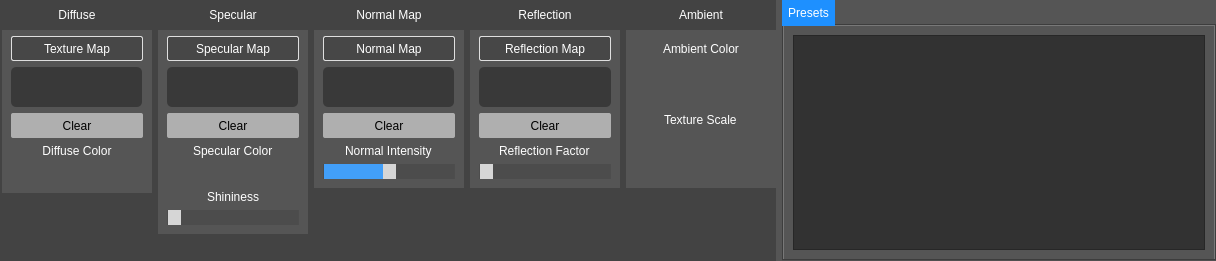
<?xml version="1.0" encoding="UTF-8"?>
<ui version="4.0">
 <class>MaterialWidget</class>
 <widget class="QWidget" name="MaterialWidget">
  <property name="geometry">
   <rect>
    <x>0</x>
    <y>0</y>
    <width>1216</width>
    <height>261</height>
   </rect>
  </property>
  <property name="sizePolicy">
   <sizepolicy hsizetype="Preferred" vsizetype="Fixed">
    <horstretch>0</horstretch>
    <verstretch>0</verstretch>
   </sizepolicy>
  </property>
  <property name="minimumSize">
   <size>
    <width>0</width>
    <height>0</height>
   </size>
  </property>
  <property name="maximumSize">
   <size>
    <width>16777215</width>
    <height>300</height>
   </size>
  </property>
  <property name="windowTitle">
   <string>Form</string>
  </property>
  <property name="styleSheet">
   <string notr="true">background-color: rgb(85, 85, 85);</string>
  </property>
  <layout class="QHBoxLayout" name="horizontalLayout">
   <property name="leftMargin">
    <number>0</number>
   </property>
   <property name="topMargin">
    <number>0</number>
   </property>
   <property name="rightMargin">
    <number>0</number>
   </property>
   <property name="bottomMargin">
    <number>0</number>
   </property>
   <item>
    <widget class="QWidget" name="containerformaterial" native="true">
     <property name="sizePolicy">
      <sizepolicy hsizetype="Fixed" vsizetype="Preferred">
       <horstretch>0</horstretch>
       <verstretch>0</verstretch>
      </sizepolicy>
     </property>
     <property name="minimumSize">
      <size>
       <width>776</width>
       <height>260</height>
      </size>
     </property>
     <property name="styleSheet">
      <string notr="true">background-color: rgb(67, 67, 67);</string>
     </property>
     <layout class="QHBoxLayout" name="horizontalLayout_2">
      <property name="leftMargin">
       <number>2</number>
      </property>
      <property name="topMargin">
       <number>0</number>
      </property>
      <property name="rightMargin">
       <number>0</number>
      </property>
      <property name="bottomMargin">
       <number>5</number>
      </property>
      <item alignment="Qt::AlignTop">
       <widget class="QWidget" name="diffuselayout" native="true">
        <property name="sizePolicy">
         <sizepolicy hsizetype="Preferred" vsizetype="Fixed">
          <horstretch>0</horstretch>
          <verstretch>0</verstretch>
         </sizepolicy>
        </property>
        <property name="minimumSize">
         <size>
          <width>150</width>
          <height>0</height>
         </size>
        </property>
        <property name="styleSheet">
         <string notr="true">
background-color: rgb(85, 85, 85);
</string>
        </property>
        <layout class="QVBoxLayout" name="verticalLayout_6">
         <property name="leftMargin">
          <number>0</number>
         </property>
         <property name="topMargin">
          <number>0</number>
         </property>
         <property name="rightMargin">
          <number>0</number>
         </property>
         <property name="bottomMargin">
          <number>0</number>
         </property>
         <item>
          <widget class="QWidget" name="widget_2" native="true">
           <property name="sizePolicy">
            <sizepolicy hsizetype="Preferred" vsizetype="Fixed">
             <horstretch>0</horstretch>
             <verstretch>0</verstretch>
            </sizepolicy>
           </property>
           <property name="minimumSize">
            <size>
             <width>0</width>
             <height>30</height>
            </size>
           </property>
           <property name="styleSheet">
            <string notr="true">background-color: rgb(67, 67, 67);</string>
           </property>
           <layout class="QGridLayout" name="gridLayout_2">
            <property name="leftMargin">
             <number>0</number>
            </property>
            <property name="topMargin">
             <number>0</number>
            </property>
            <property name="rightMargin">
             <number>0</number>
            </property>
            <property name="bottomMargin">
             <number>0</number>
            </property>
            <property name="spacing">
             <number>0</number>
            </property>
            <item row="0" column="0">
             <widget class="QLabel" name="label_2">
              <property name="styleSheet">
               <string notr="true">color: rgb(255, 255, 255);</string>
              </property>
              <property name="text">
               <string>Diffuse</string>
              </property>
              <property name="alignment">
               <set>Qt::AlignCenter</set>
              </property>
             </widget>
            </item>
           </layout>
          </widget>
         </item>
         <item>
          <layout class="QVBoxLayout" name="verticalLayout">
           <property name="leftMargin">
            <number>9</number>
           </property>
           <property name="rightMargin">
            <number>9</number>
           </property>
           <property name="bottomMargin">
            <number>9</number>
           </property>
           <item>
            <widget class="QPushButton" name="diffuseMap">
             <property name="minimumSize">
              <size>
               <width>0</width>
               <height>25</height>
              </size>
             </property>
             <property name="styleSheet">
              <string notr="true">

QPushButton
{
background-color: rgb(71, 71, 71);
border-radius:2px;
border: 1px solid  rgb(223, 223, 223);
color: rgb(255, 255, 255);
}
QPushButton:hover
{
background-color: rgb(223, 223, 223);
border: 2px solid  rgb(223, 223, 223);
color: rgb(115, 115, 115);
}
</string>
             </property>
             <property name="text">
              <string>Texture Map</string>
             </property>
            </widget>
           </item>
           <item>
            <widget class="QLabel" name="diffuseLabel">
             <property name="sizePolicy">
              <sizepolicy hsizetype="Fixed" vsizetype="Fixed">
               <horstretch>0</horstretch>
               <verstretch>0</verstretch>
              </sizepolicy>
             </property>
             <property name="minimumSize">
              <size>
               <width>131</width>
               <height>40</height>
              </size>
             </property>
             <property name="maximumSize">
              <size>
               <width>131</width>
               <height>40</height>
              </size>
             </property>
             <property name="styleSheet">
              <string notr="true">background-color: rgb(57, 57, 57);
border-radius: 5px;</string>
             </property>
             <property name="text">
              <string/>
             </property>
            </widget>
           </item>
           <item>
            <widget class="QPushButton" name="clearDiffuseMap">
             <property name="minimumSize">
              <size>
               <width>0</width>
               <height>25</height>
              </size>
             </property>
             <property name="styleSheet">
              <string notr="true">QPushButton#clearDiffuseMap
{
  background-color: rgb(175, 175, 175);
  border-style: inset;
  border-radius: 2px;
  text-decoration: none;
  color: rgb(0, 0, 0);
}
QPushButton#clearDiffuseMap:hover
{
background-color: rgb(235, 235, 235);
border-style: inset;
}
</string>
             </property>
             <property name="text">
              <string>Clear</string>
             </property>
            </widget>
           </item>
           <item>
            <widget class="QLabel" name="label_6">
             <property name="sizePolicy">
              <sizepolicy hsizetype="Preferred" vsizetype="Fixed">
               <horstretch>0</horstretch>
               <verstretch>0</verstretch>
              </sizepolicy>
             </property>
             <property name="minimumSize">
              <size>
               <width>0</width>
               <height>0</height>
              </size>
             </property>
             <property name="styleSheet">
              <string notr="true">color: rgb(255, 255, 255);</string>
             </property>
             <property name="text">
              <string>Diffuse Color</string>
             </property>
             <property name="alignment">
              <set>Qt::AlignCenter</set>
             </property>
            </widget>
           </item>
           <item>
            <widget class="ColorPickerWidget" name="diffuseColor" native="true">
             <property name="sizePolicy">
              <sizepolicy hsizetype="Preferred" vsizetype="Fixed">
               <horstretch>0</horstretch>
               <verstretch>0</verstretch>
              </sizepolicy>
             </property>
             <property name="minimumSize">
              <size>
               <width>0</width>
               <height>20</height>
              </size>
             </property>
             <property name="cursor">
              <cursorShape>PointingHandCursor</cursorShape>
             </property>
             <property name="styleSheet">
              <string notr="true"/>
             </property>
            </widget>
           </item>
          </layout>
         </item>
        </layout>
       </widget>
      </item>
      <item alignment="Qt::AlignTop">
       <widget class="QWidget" name="specularlayout" native="true">
        <property name="sizePolicy">
         <sizepolicy hsizetype="Preferred" vsizetype="Fixed">
          <horstretch>0</horstretch>
          <verstretch>0</verstretch>
         </sizepolicy>
        </property>
        <property name="minimumSize">
         <size>
          <width>150</width>
          <height>0</height>
         </size>
        </property>
        <property name="styleSheet">
         <string notr="true">background-color: rgb(85, 85, 85);</string>
        </property>
        <layout class="QVBoxLayout" name="verticalLayout_8">
         <property name="leftMargin">
          <number>0</number>
         </property>
         <property name="topMargin">
          <number>0</number>
         </property>
         <property name="rightMargin">
          <number>0</number>
         </property>
         <property name="bottomMargin">
          <number>0</number>
         </property>
         <item>
          <widget class="QWidget" name="widget_4" native="true">
           <property name="sizePolicy">
            <sizepolicy hsizetype="Preferred" vsizetype="Fixed">
             <horstretch>0</horstretch>
             <verstretch>0</verstretch>
            </sizepolicy>
           </property>
           <property name="minimumSize">
            <size>
             <width>0</width>
             <height>30</height>
            </size>
           </property>
           <property name="styleSheet">
            <string notr="true">background-color: rgb(67, 67, 67);</string>
           </property>
           <layout class="QGridLayout" name="gridLayout_3">
            <property name="leftMargin">
             <number>0</number>
            </property>
            <property name="topMargin">
             <number>0</number>
            </property>
            <property name="rightMargin">
             <number>0</number>
            </property>
            <property name="bottomMargin">
             <number>0</number>
            </property>
            <property name="spacing">
             <number>0</number>
            </property>
            <item row="0" column="0">
             <widget class="QLabel" name="label_10">
              <property name="sizePolicy">
               <sizepolicy hsizetype="Preferred" vsizetype="Preferred">
                <horstretch>0</horstretch>
                <verstretch>0</verstretch>
               </sizepolicy>
              </property>
              <property name="styleSheet">
               <string notr="true">color: rgb(255, 255, 255);</string>
              </property>
              <property name="text">
               <string>Specular</string>
              </property>
              <property name="alignment">
               <set>Qt::AlignCenter</set>
              </property>
             </widget>
            </item>
           </layout>
          </widget>
         </item>
         <item>
          <layout class="QVBoxLayout" name="verticalLayout_2">
           <property name="leftMargin">
            <number>9</number>
           </property>
           <property name="rightMargin">
            <number>9</number>
           </property>
           <property name="bottomMargin">
            <number>9</number>
           </property>
           <item>
            <widget class="QPushButton" name="specularMap">
             <property name="minimumSize">
              <size>
               <width>0</width>
               <height>25</height>
              </size>
             </property>
             <property name="styleSheet">
              <string notr="true">QPushButton
{
background-color: rgb(71, 71, 71);
border-radius:2px;
border: 1px solid  rgb(223, 223, 223);
color: rgb(255, 255, 255);
}
QPushButton:hover
{
background-color: rgb(223, 223, 223);
border: 2px solid  rgb(223, 223, 223);
color: rgb(115, 115, 115);
}
</string>
             </property>
             <property name="text">
              <string>Specular Map</string>
             </property>
            </widget>
           </item>
           <item>
            <widget class="QLabel" name="specLabel">
             <property name="sizePolicy">
              <sizepolicy hsizetype="Fixed" vsizetype="Fixed">
               <horstretch>0</horstretch>
               <verstretch>0</verstretch>
              </sizepolicy>
             </property>
             <property name="minimumSize">
              <size>
               <width>131</width>
               <height>40</height>
              </size>
             </property>
             <property name="maximumSize">
              <size>
               <width>131</width>
               <height>40</height>
              </size>
             </property>
             <property name="styleSheet">
              <string notr="true">background-color: rgb(57, 57, 57);
border-radius: 5px;</string>
             </property>
             <property name="text">
              <string/>
             </property>
            </widget>
           </item>
           <item>
            <widget class="QPushButton" name="clearSpecularMap">
             <property name="minimumSize">
              <size>
               <width>0</width>
               <height>25</height>
              </size>
             </property>
             <property name="styleSheet">
              <string notr="true">QPushButton
{
background-color: rgb(175, 175, 175);
border-style: inset;
border-radius: 2px;
text-decoration: none;
color: rgb(0, 0, 0);
}
QPushButton:hover
{
background-color: rgb(235, 235, 235);
border-style: inset;
}
</string>
             </property>
             <property name="text">
              <string>Clear</string>
             </property>
            </widget>
           </item>
           <item alignment="Qt::AlignHCenter">
            <widget class="QLabel" name="label_3">
             <property name="styleSheet">
              <string notr="true">color: rgb(255, 255, 255);</string>
             </property>
             <property name="text">
              <string>Specular Color</string>
             </property>
            </widget>
           </item>
           <item>
            <widget class="ColorPickerWidget" name="specColor" native="true">
             <property name="minimumSize">
              <size>
               <width>0</width>
               <height>20</height>
              </size>
             </property>
             <property name="cursor">
              <cursorShape>PointingHandCursor</cursorShape>
             </property>
             <property name="styleSheet">
              <string notr="true"/>
             </property>
            </widget>
           </item>
           <item alignment="Qt::AlignHCenter">
            <widget class="QLabel" name="label_4">
             <property name="autoFillBackground">
              <bool>false</bool>
             </property>
             <property name="styleSheet">
              <string notr="true">color: rgb(255, 255, 255);</string>
             </property>
             <property name="text">
              <string>Shininess</string>
             </property>
            </widget>
           </item>
           <item>
            <widget class="QSlider" name="shininess">
             <property name="styleSheet">
              <string notr="true">
QSlider::groove:horizontal {
border: 1px solid #999999;
height: 18px;
}

QSlider::handle:horizontal {
width: 13px;
 /*background-image: url(:/slider-knob.png);*/
background: rgb(214, 214, 214);

}

QSlider::add-page:qlineargradient {
background: #4c4c4c;
border: 1px solid #4d4d4d;

}

QSlider::sub-page:qlineargradient{
background: #429ff9;
border: 1px solid #4d4d4d;
}

QSlider::handle:horizontal:hover {
width: 13px;
 /*background-image: url(:/slider-knob.png);*/
  background-color: rgb(30, 144, 255);
}</string>
             </property>
             <property name="maximum">
              <number>10000</number>
             </property>
             <property name="orientation">
              <enum>Qt::Horizontal</enum>
             </property>
            </widget>
           </item>
          </layout>
         </item>
        </layout>
       </widget>
      </item>
      <item alignment="Qt::AlignTop">
       <widget class="QWidget" name="normallayout" native="true">
        <property name="sizePolicy">
         <sizepolicy hsizetype="Fixed" vsizetype="Fixed">
          <horstretch>0</horstretch>
          <verstretch>0</verstretch>
         </sizepolicy>
        </property>
        <property name="minimumSize">
         <size>
          <width>150</width>
          <height>0</height>
         </size>
        </property>
        <property name="maximumSize">
         <size>
          <width>150</width>
          <height>16777215</height>
         </size>
        </property>
        <property name="styleSheet">
         <string notr="true">background-color: rgb(85, 85, 85);</string>
        </property>
        <layout class="QVBoxLayout" name="verticalLayout_7">
         <property name="leftMargin">
          <number>0</number>
         </property>
         <property name="topMargin">
          <number>0</number>
         </property>
         <property name="rightMargin">
          <number>0</number>
         </property>
         <property name="bottomMargin">
          <number>0</number>
         </property>
         <item>
          <widget class="QWidget" name="widget_6" native="true">
           <property name="sizePolicy">
            <sizepolicy hsizetype="Preferred" vsizetype="Fixed">
             <horstretch>0</horstretch>
             <verstretch>0</verstretch>
            </sizepolicy>
           </property>
           <property name="styleSheet">
            <string notr="true">background-color: rgb(67, 67, 67);</string>
           </property>
           <layout class="QGridLayout" name="gridLayout_4">
            <property name="leftMargin">
             <number>0</number>
            </property>
            <property name="topMargin">
             <number>0</number>
            </property>
            <property name="rightMargin">
             <number>0</number>
            </property>
            <property name="bottomMargin">
             <number>0</number>
            </property>
            <property name="spacing">
             <number>0</number>
            </property>
            <item row="0" column="0">
             <widget class="QLabel" name="label_11">
              <property name="sizePolicy">
               <sizepolicy hsizetype="Preferred" vsizetype="Preferred">
                <horstretch>0</horstretch>
                <verstretch>0</verstretch>
               </sizepolicy>
              </property>
              <property name="minimumSize">
               <size>
                <width>0</width>
                <height>30</height>
               </size>
              </property>
              <property name="styleSheet">
               <string notr="true">color: rgb(255, 255, 255);</string>
              </property>
              <property name="text">
               <string>Normal Map</string>
              </property>
              <property name="alignment">
               <set>Qt::AlignCenter</set>
              </property>
             </widget>
            </item>
           </layout>
          </widget>
         </item>
         <item>
          <layout class="QVBoxLayout" name="verticalLayout_3">
           <property name="leftMargin">
            <number>9</number>
           </property>
           <property name="rightMargin">
            <number>9</number>
           </property>
           <property name="bottomMargin">
            <number>9</number>
           </property>
           <item>
            <widget class="QPushButton" name="normalMap">
             <property name="minimumSize">
              <size>
               <width>0</width>
               <height>25</height>
              </size>
             </property>
             <property name="styleSheet">
              <string notr="true">QPushButton
{
background-color: rgb(71, 71, 71);
border-radius:2px;
border: 1px solid  rgb(223, 223, 223);
color: rgb(255, 255, 255);
}
QPushButton:hover
{
background-color: rgb(223, 223, 223);
border: 2px solid  rgb(223, 223, 223);
color: rgb(115, 115, 115);
}
</string>
             </property>
             <property name="text">
              <string>Normal Map</string>
             </property>
            </widget>
           </item>
           <item>
            <widget class="QLabel" name="normalLabel">
             <property name="sizePolicy">
              <sizepolicy hsizetype="Fixed" vsizetype="Fixed">
               <horstretch>0</horstretch>
               <verstretch>0</verstretch>
              </sizepolicy>
             </property>
             <property name="minimumSize">
              <size>
               <width>0</width>
               <height>40</height>
              </size>
             </property>
             <property name="maximumSize">
              <size>
               <width>131</width>
               <height>40</height>
              </size>
             </property>
             <property name="styleSheet">
              <string notr="true">background-color: rgb(57, 57, 57);
border-radius: 5px;</string>
             </property>
             <property name="text">
              <string/>
             </property>
            </widget>
           </item>
           <item>
            <widget class="QPushButton" name="clearNormalMap">
             <property name="minimumSize">
              <size>
               <width>0</width>
               <height>25</height>
              </size>
             </property>
             <property name="styleSheet">
              <string notr="true">QPushButton
{
background-color: rgb(175, 175, 175);
border-style: inset;
border-radius: 2px;
text-decoration: none;
color: rgb(0, 0, 0);
}
QPushButton:hover
{
background-color: rgb(235, 235, 235);
border-style: inset;
}
</string>
             </property>
             <property name="text">
              <string>Clear</string>
             </property>
            </widget>
           </item>
           <item alignment="Qt::AlignHCenter">
            <widget class="QLabel" name="label_9">
             <property name="styleSheet">
              <string notr="true">color: rgb(255, 255, 255);</string>
             </property>
             <property name="text">
              <string>Normal Intensity</string>
             </property>
            </widget>
           </item>
           <item>
            <widget class="QSlider" name="normalIntensity">
             <property name="styleSheet">
              <string notr="true">
QSlider::groove:horizontal {
border: 1px solid #999999;
height: 18px;
}

QSlider::handle:horizontal {
width: 13px;
 /*background-image: url(:/slider-knob.png);*/
background: rgb(214, 214, 214);

}

QSlider::add-page:qlineargradient {
background: #4c4c4c;
border: 1px solid #4d4d4d;

}

QSlider::sub-page:qlineargradient{
background: #429ff9;
border: 1px solid #4d4d4d;
}

QSlider::handle:horizontal:hover {
width: 13px;
 /*background-image: url(:/slider-knob.png);*/
  background-color: rgb(30, 144, 255);
}
</string>
             </property>
             <property name="minimum">
              <number>-100</number>
             </property>
             <property name="maximum">
              <number>100</number>
             </property>
             <property name="orientation">
              <enum>Qt::Horizontal</enum>
             </property>
            </widget>
           </item>
          </layout>
         </item>
        </layout>
       </widget>
      </item>
      <item alignment="Qt::AlignTop">
       <widget class="QWidget" name="reflectionlayout" native="true">
        <property name="sizePolicy">
         <sizepolicy hsizetype="Fixed" vsizetype="Fixed">
          <horstretch>0</horstretch>
          <verstretch>0</verstretch>
         </sizepolicy>
        </property>
        <property name="minimumSize">
         <size>
          <width>150</width>
          <height>0</height>
         </size>
        </property>
        <property name="maximumSize">
         <size>
          <width>150</width>
          <height>16777215</height>
         </size>
        </property>
        <property name="styleSheet">
         <string notr="true">background-color: rgb(85, 85, 85);</string>
        </property>
        <layout class="QVBoxLayout" name="verticalLayout_9">
         <property name="leftMargin">
          <number>0</number>
         </property>
         <property name="topMargin">
          <number>0</number>
         </property>
         <property name="rightMargin">
          <number>0</number>
         </property>
         <property name="bottomMargin">
          <number>0</number>
         </property>
         <item>
          <widget class="QWidget" name="widget_8" native="true">
           <property name="sizePolicy">
            <sizepolicy hsizetype="Preferred" vsizetype="Fixed">
             <horstretch>0</horstretch>
             <verstretch>0</verstretch>
            </sizepolicy>
           </property>
           <property name="minimumSize">
            <size>
             <width>0</width>
             <height>30</height>
            </size>
           </property>
           <property name="styleSheet">
            <string notr="true">background-color: rgb(67, 67, 67);</string>
           </property>
           <layout class="QGridLayout" name="gridLayout_5">
            <property name="leftMargin">
             <number>0</number>
            </property>
            <property name="topMargin">
             <number>0</number>
            </property>
            <property name="rightMargin">
             <number>0</number>
            </property>
            <property name="bottomMargin">
             <number>0</number>
            </property>
            <property name="spacing">
             <number>0</number>
            </property>
            <item row="0" column="0">
             <widget class="QLabel" name="label_12">
              <property name="styleSheet">
               <string notr="true">color: rgb(255, 255, 255);</string>
              </property>
              <property name="text">
               <string>Reflection</string>
              </property>
              <property name="alignment">
               <set>Qt::AlignCenter</set>
              </property>
             </widget>
            </item>
           </layout>
          </widget>
         </item>
         <item>
          <layout class="QVBoxLayout" name="verticalLayout_4">
           <property name="leftMargin">
            <number>9</number>
           </property>
           <property name="rightMargin">
            <number>9</number>
           </property>
           <property name="bottomMargin">
            <number>9</number>
           </property>
           <item>
            <widget class="QPushButton" name="reflectionMap">
             <property name="minimumSize">
              <size>
               <width>0</width>
               <height>25</height>
              </size>
             </property>
             <property name="styleSheet">
              <string notr="true">QPushButton
{
background-color: rgb(71, 71, 71);
border-radius:2px;
border: 1px solid  rgb(223, 223, 223);
color: rgb(255, 255, 255);
}
QPushButton:hover
{
background-color: rgb(223, 223, 223);
border: 2px solid  rgb(223, 223, 223);
color: rgb(115, 115, 115);
}
</string>
             </property>
             <property name="text">
              <string>Reflection Map</string>
             </property>
            </widget>
           </item>
           <item>
            <widget class="QLabel" name="reflectionLabel">
             <property name="sizePolicy">
              <sizepolicy hsizetype="Preferred" vsizetype="Fixed">
               <horstretch>0</horstretch>
               <verstretch>0</verstretch>
              </sizepolicy>
             </property>
             <property name="minimumSize">
              <size>
               <width>0</width>
               <height>40</height>
              </size>
             </property>
             <property name="maximumSize">
              <size>
               <width>16777215</width>
               <height>40</height>
              </size>
             </property>
             <property name="styleSheet">
              <string notr="true">background-color: rgb(57, 57, 57);
border-radius: 5px;</string>
             </property>
             <property name="text">
              <string/>
             </property>
            </widget>
           </item>
           <item>
            <widget class="QPushButton" name="clearReflectionMap">
             <property name="minimumSize">
              <size>
               <width>0</width>
               <height>25</height>
              </size>
             </property>
             <property name="styleSheet">
              <string notr="true">QPushButton
{
background-color: rgb(175, 175, 175);
border-style: inset;
border-radius: 2px;
text-decoration: none;
color: rgb(0, 0, 0);
}
QPushButton:hover
{
background-color: rgb(235, 235, 235);
border-style: inset;
}
</string>
             </property>
             <property name="text">
              <string>Clear</string>
             </property>
            </widget>
           </item>
           <item alignment="Qt::AlignHCenter">
            <widget class="QLabel" name="label_5">
             <property name="styleSheet">
              <string notr="true">color: rgb(255, 255, 255);</string>
             </property>
             <property name="text">
              <string>Reflection Factor</string>
             </property>
            </widget>
           </item>
           <item>
            <widget class="QSlider" name="reflectionFactor">
             <property name="minimumSize">
              <size>
               <width>0</width>
               <height>15</height>
              </size>
             </property>
             <property name="styleSheet">
              <string notr="true">
QSlider::groove:horizontal {
border: 1px solid #999999;
height: 18px;
}

QSlider::handle:horizontal {
width: 13px;
 /*background-image: url(:/slider-knob.png);*/
background: rgb(214, 214, 214);

}

QSlider::add-page:qlineargradient {
background: #4c4c4c;
border: 1px solid #4d4d4d;

}

QSlider::sub-page:qlineargradient{
background: #429ff9;
border: 1px solid #4d4d4d;
}

QSlider::handle:horizontal:hover {
width: 13px;
 /*background-image: url(:/slider-knob.png);*/
  background-color: rgb(30, 144, 255);
}</string>
             </property>
             <property name="maximum">
              <number>10000</number>
             </property>
             <property name="orientation">
              <enum>Qt::Horizontal</enum>
             </property>
            </widget>
           </item>
          </layout>
         </item>
        </layout>
       </widget>
      </item>
      <item alignment="Qt::AlignTop">
       <widget class="QWidget" name="reflectionlayout_2" native="true">
        <property name="sizePolicy">
         <sizepolicy hsizetype="Preferred" vsizetype="Fixed">
          <horstretch>0</horstretch>
          <verstretch>0</verstretch>
         </sizepolicy>
        </property>
        <property name="minimumSize">
         <size>
          <width>150</width>
          <height>0</height>
         </size>
        </property>
        <property name="styleSheet">
         <string notr="true">background-color: rgb(85, 85, 85);</string>
        </property>
        <layout class="QVBoxLayout" name="verticalLayout_11">
         <property name="leftMargin">
          <number>0</number>
         </property>
         <property name="topMargin">
          <number>0</number>
         </property>
         <property name="rightMargin">
          <number>0</number>
         </property>
         <property name="bottomMargin">
          <number>0</number>
         </property>
         <item>
          <widget class="QWidget" name="widget_9" native="true">
           <property name="sizePolicy">
            <sizepolicy hsizetype="Preferred" vsizetype="Fixed">
             <horstretch>0</horstretch>
             <verstretch>0</verstretch>
            </sizepolicy>
           </property>
           <property name="minimumSize">
            <size>
             <width>0</width>
             <height>30</height>
            </size>
           </property>
           <property name="styleSheet">
            <string notr="true">background-color: rgb(67, 67, 67);</string>
           </property>
           <layout class="QGridLayout" name="gridLayout_7">
            <property name="leftMargin">
             <number>0</number>
            </property>
            <property name="topMargin">
             <number>0</number>
            </property>
            <property name="rightMargin">
             <number>0</number>
            </property>
            <property name="bottomMargin">
             <number>0</number>
            </property>
            <property name="spacing">
             <number>0</number>
            </property>
            <item row="0" column="0">
             <widget class="QLabel" name="label_14">
              <property name="styleSheet">
               <string notr="true">color: rgb(255, 255, 255);</string>
              </property>
              <property name="text">
               <string>Ambient</string>
              </property>
              <property name="alignment">
               <set>Qt::AlignCenter</set>
              </property>
             </widget>
            </item>
           </layout>
          </widget>
         </item>
         <item>
          <layout class="QVBoxLayout" name="verticalLayout_5">
           <property name="leftMargin">
            <number>9</number>
           </property>
           <property name="rightMargin">
            <number>9</number>
           </property>
           <item alignment="Qt::AlignHCenter">
            <widget class="QLabel" name="label">
             <property name="sizePolicy">
              <sizepolicy hsizetype="Preferred" vsizetype="Fixed">
               <horstretch>0</horstretch>
               <verstretch>0</verstretch>
              </sizepolicy>
             </property>
             <property name="minimumSize">
              <size>
               <width>0</width>
               <height>25</height>
              </size>
             </property>
             <property name="maximumSize">
              <size>
               <width>16777215</width>
               <height>25</height>
              </size>
             </property>
             <property name="styleSheet">
              <string notr="true">color: rgb(255, 255, 255);</string>
             </property>
             <property name="text">
              <string>Ambient Color</string>
             </property>
            </widget>
           </item>
           <item>
            <widget class="ColorPickerWidget" name="ambientColor" native="true">
             <property name="sizePolicy">
              <sizepolicy hsizetype="Preferred" vsizetype="Fixed">
               <horstretch>0</horstretch>
               <verstretch>0</verstretch>
              </sizepolicy>
             </property>
             <property name="minimumSize">
              <size>
               <width>0</width>
               <height>40</height>
              </size>
             </property>
             <property name="maximumSize">
              <size>
               <width>16777215</width>
               <height>40</height>
              </size>
             </property>
             <property name="cursor">
              <cursorShape>PointingHandCursor</cursorShape>
             </property>
            </widget>
           </item>
           <item alignment="Qt::AlignHCenter">
            <widget class="QLabel" name="label_7">
             <property name="sizePolicy">
              <sizepolicy hsizetype="Preferred" vsizetype="Fixed">
               <horstretch>0</horstretch>
               <verstretch>0</verstretch>
              </sizepolicy>
             </property>
             <property name="styleSheet">
              <string notr="true">color: rgb(255, 255, 255);</string>
             </property>
             <property name="text">
              <string>Texture Scale</string>
             </property>
            </widget>
           </item>
           <item>
            <widget class="LCDSlider" name="textureScale" native="true">
             <property name="sizePolicy">
              <sizepolicy hsizetype="Preferred" vsizetype="Fixed">
               <horstretch>0</horstretch>
               <verstretch>0</verstretch>
              </sizepolicy>
             </property>
             <property name="minimumSize">
              <size>
               <width>0</width>
               <height>55</height>
              </size>
             </property>
            </widget>
           </item>
          </layout>
         </item>
        </layout>
       </widget>
      </item>
     </layout>
     <zorder>reflectionlayout</zorder>
     <zorder>diffuselayout</zorder>
     <zorder>specularlayout</zorder>
     <zorder>normallayout</zorder>
     <zorder>reflectionlayout_2</zorder>
    </widget>
   </item>
   <item>
    <widget class="QTabWidget" name="tabWidget">
     <property name="sizePolicy">
      <sizepolicy hsizetype="Preferred" vsizetype="Preferred">
       <horstretch>0</horstretch>
       <verstretch>0</verstretch>
      </sizepolicy>
     </property>
     <property name="minimumSize">
      <size>
       <width>0</width>
       <height>260</height>
      </size>
     </property>
     <property name="autoFillBackground">
      <bool>false</bool>
     </property>
     <property name="styleSheet">
      <string notr="true">
QTabBar::tab {
    
    background-color: rgb(30, 144, 255);
    /*min-height:6.4ex;*/
    padding: 6px;
    min-width: 30ex;
    color: white;
}

</string>
     </property>
     <property name="currentIndex">
      <number>0</number>
     </property>
     <widget class="QWidget" name="Presets">
      <attribute name="icon">
       <iconset resource="../icons.qrc">
        <normaloff>:/app/icons/people.svg</normaloff>:/app/icons/people.svg</iconset>
      </attribute>
      <attribute name="title">
       <string>Presets</string>
      </attribute>
      <layout class="QGridLayout" name="gridLayout">
       <item row="0" column="0">
        <widget class="QListWidget" name="listWidget">
         <property name="styleSheet">
          <string notr="true">QListWidget{
  background-color: rgb(50, 50, 50);
}

/*--------------------  list view scrollbar style  ------------------------------*/

 QScrollBar:vertical {
   background-color: rgb(180, 180, 180);
     width: 15px;
     margin: 22px 0 22px 0;
 }

 QScrollBar::handle:vertical {
  background-color: rgb(97, 97, 97);
     min-height: 20px;
   border-radius: 5px;
   margin-left: 2px;
   margin-right: 2px;
 }

 QScrollBar::handle:vertical:hover {
  background-color: rgb(110, 110, 110);
     min-height: 20px;
   border-radius: 5px;
   margin-left: 2px;
   margin-right: 2px;
 }

 QScrollBar::add-line:vertical { 
   background-color: rgb(180, 180, 180);
     height: 30px;
     subcontrol-position: bottom;
     subcontrol-origin: margin;
 }

 QScrollBar::sub-line:vertical { 
   background-color: rgb(180, 180, 180);
     height: 30px;
     subcontrol-position: top;
     subcontrol-origin: margin;
 }

 QScrollBar::add-page:vertical, QScrollBar::sub-page:vertical {
     background: none;
 }

QScrollBar::up-arrow:vertical
{
    image: url(:/icons/up-arrow.svg);
}
QScrollBar::up-arrow:vertical:hover
{
  background-color: rgb(162, 162, 162);
    image: url(:/icons/up-arrow.svg);
}

QScrollBar::down-arrow:vertical
{
    image: url(:/icons/down-arrow.svg);
}

QScrollBar::down-arrow:vertical:hover
{
  background-color: rgb(162, 162, 162);
    image: url(:/icons/down-arrow.svg);
}</string>
         </property>
        </widget>
       </item>
      </layout>
     </widget>
    </widget>
   </item>
  </layout>
 </widget>
 <customwidgets>
  <customwidget>
   <class>ColorPickerWidget</class>
   <extends>QWidget</extends>
   <header>src/widgets/colorpickerwidget.h</header>
   <container>1</container>
  </customwidget>
  <customwidget>
   <class>LCDSlider</class>
   <extends>QWidget</extends>
   <header>src/widgets/lcdslider.h</header>
   <container>1</container>
  </customwidget>
 </customwidgets>
 <resources>
  <include location="../icons.qrc"/>
 </resources>
 <connections/>
</ui>
